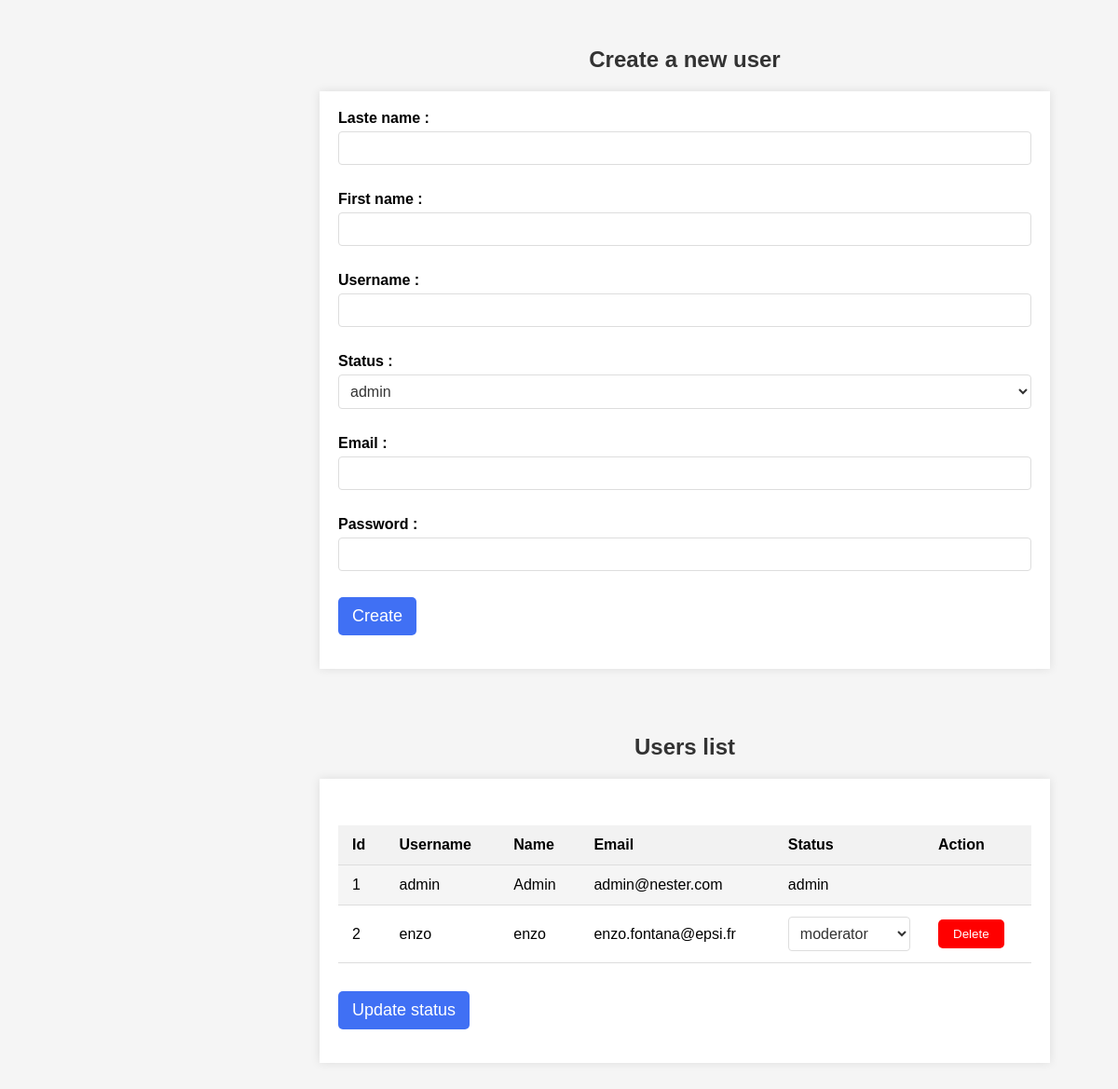
Page /user.php (signed in) on the earlier database version.
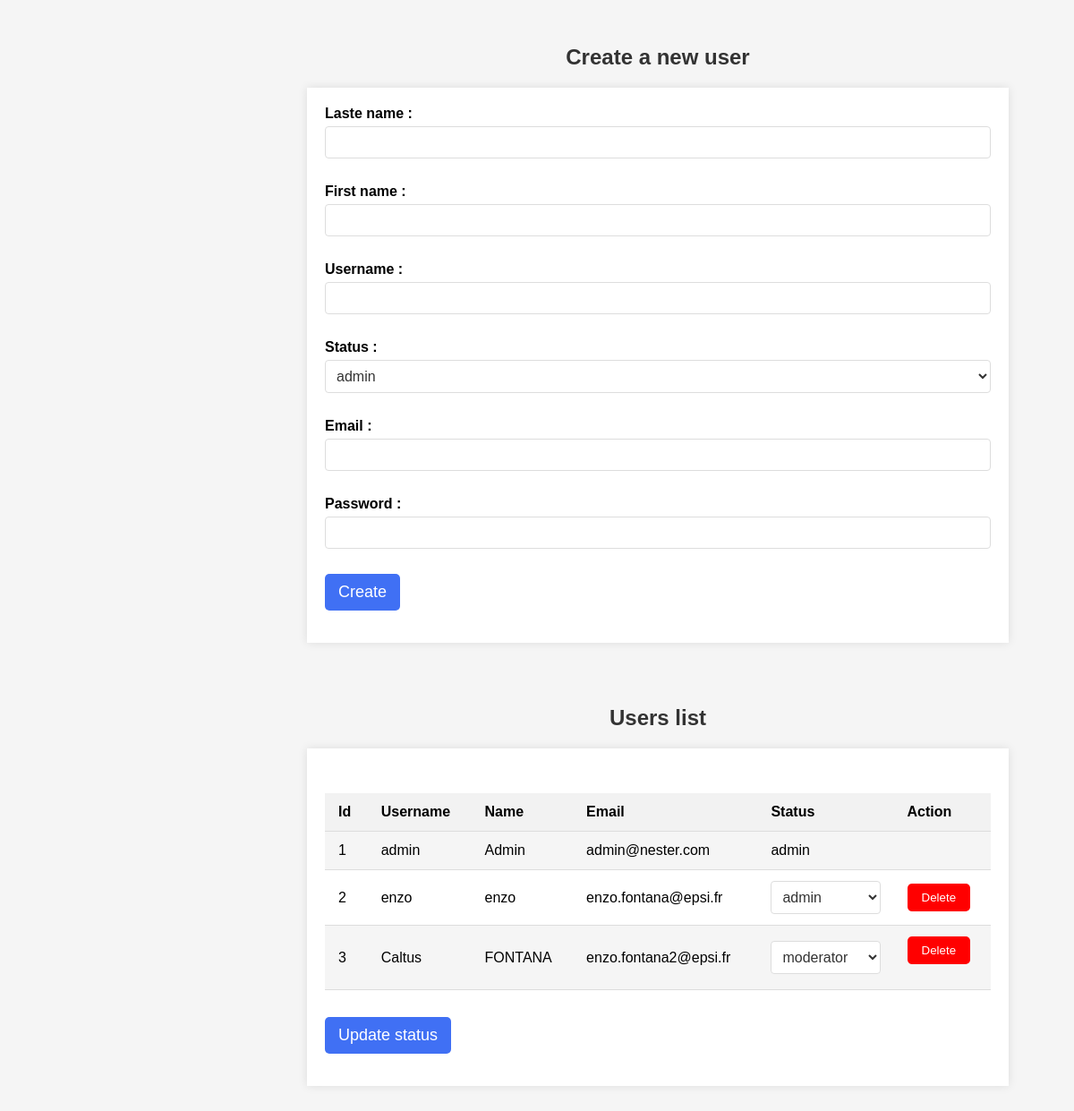
Same page on the later database version.
### tables this page shows
CREATE TABLE user (
    id INTEGER PRIMARY KEY AUTOINCREMENT,
    username TEXT NOT NULL UNIQUE,
    password TEXT NOT NULL,
    email TEXT NOT NULL UNIQUE,
    nom TEXT NOT NULL, 
    prenom TEXT NOT NULL, 
    status TEXT NOT NULL
);

### user.php (the view, shortened to what this page needs)
<h1>Create a new user</h1>
<div class="container">
<div class="create-user-form">
        <form method="POST" action="home.php?page=user">
            <label for="nom">Laste name :</label>
            <input type="text" name="nom" id="nom" required><br><br>
            <label for="prenom">First name :</label>
            <input type="text" name="prenom" id="prenom" required><br><br>
            <label for="nom_utilisateur">Username :</label>
            <input type="text" name="nom_utilisateur" id="nom_utilisateur" required><br><br>
            <label for="type_utilisateur">Status :</label>
            <select name="type_utilisateur" id="type_utilisateur">
                <option value="admin">admin</option>
            </select><br><br>
            <label for="email">Email :</label>
            <input type="email" name="email" id="email" required><br><br>
            <label for="mot_de_passe">Password :</label>
            <input type="password" name="mot_de_passe" id="mot_de_passe" required><br><br>
            <input id="btn" type="submit" value="Create">
        </form>
    </div>
</div>
<h1>Users list</h1>
<div class="container">
<form method="post" action="update_status.php">
    <table>
        <tr>
            <th>Id</th>
            <th>Username</th>
            <th>Name</th>
            <th>Email</th>
            <th>Status</th>
            <th>Action</th>
        </tr>
        <?php
        $dbFile = './database/nester.db';
        $database = new SQLite3($dbFile);
        $sql = 'SELECT id, username, nom, email, status FROM user';
        $result = $database->query($sql);
        while ($row = $result->fetchArray(SQLITE3_ASSOC)) {
            echo '<tr>';
            echo '<td>' . $row['id'] . '</td>';
            echo '<td>' . $row['username'] . '</td>';
            echo '<td>' . $row['nom'] . '</td>';
            echo '<td>' . $row['email'] . '</td>';
            echo '<td>';
            if ($row['id'] != 1) {
                echo '<select name="new_status[' . $row['id'] . ']">';
                echo '<option value="admin" ' . ($row['status'] == 'admin' ? 'selected' : '') . '>admin</option>';
                echo '<option value="moderator" ' . ($row['status'] == 'moderator' ? 'selected' : '') . '>moderator</option>';
                echo '</select>';
            } else {
                echo $row['status'];
            }
            echo '</td>';
            echo '<td>';
            if ($row['id'] != 1) {
                echo '<form method="post" action="home.php?page=user">';
                echo '<input type="submit" id="deleteButton" value="Delete">';
                echo '</form>';
            }
            echo '</td>';
            echo '</tr>';
        }
        ?>
    </table>
    <button id="btn" type="submit" style="margin-top: 30px;">Update status</button>
</form>
</div>

### user.php (style rules this page uses)
.container { max-width: 80%; margin: 20px auto; padding: 20px; background-color: #fff; box-shadow: 0 0 10px rgba(0, 0, 0, 0.1); margin-bottom: 70px; }
h1 { font-size: 24px; color: #333; margin-bottom: 20px; text-align: center; }
table { margin-top: 30px; width: 100%; border-collapse: collapse; }
th, td { padding: 12px 15px; text-align: left; border-bottom: 1px solid #ddd; }
th { background-color: #f2f2f2; font-weight: bold; }
tr:nth-child(even) { background-color: #f5f5f5; }
select { width: 100%; padding: 8px; font-size: 16px; border: 1px solid #ddd; border-radius: 4px; background-color: #fff; color: #333; cursor: pointer; }
select option { background-color: #fff; color: #333; font-size: 16px; }
.create-user-form label { font-weight: bold; display: block; margin-bottom: 5px; }
.create-user-form input[type="text"], .create-user-form input[type="email"], .create-user-form input[type="password"], .create-user-form select { outline: none; width: 100%; padding: 8px; font-size: 16px; border: 1px solid #ddd; border-radius: 4px; margin-bottom: 10px; }
#btn { background-color: #4070f4; color: #fff; padding: 10px 15px; border: none; border-radius: 5px; font-size: 18px; cursor: pointer; }
#deleteButton { background-color: red; color: white; border: none; padding: 8px 16px; border-radius: 5px; cursor: pointer; }

Differences in the rows shown:
changed user "enzo": status+id "moderator" → "admin"
added user: id "3", username "Caltus", nom "FONTANA", email "enzo.fontana2@epsi.fr", status+id "moderator"
